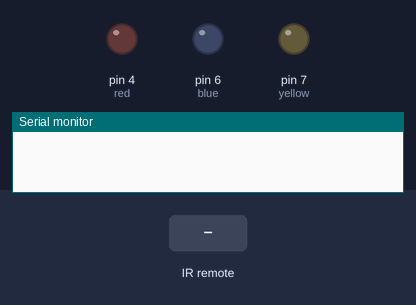
A sketch run on a simulated Arduino Uno, built with avr-gcc and run on an emulated ATmega328P. Parts: output pins drawn as LEDs (lit = HIGH), the last lines printed to the serial monitor. The test bench sets the inputs (shaded band).

Above: at 4.2 s.
4.3 s: infrared code 0x807F58A7 received
At 4.9 s:
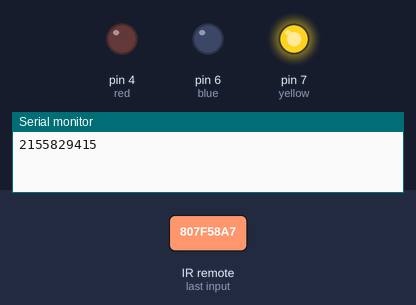
5.8 s: infrared code 0x807F5AA5 received
At 6.1 s:
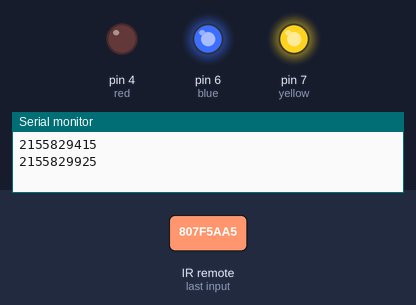
7.3 s: infrared code 0x807F58A7 received
At 8.4 s:
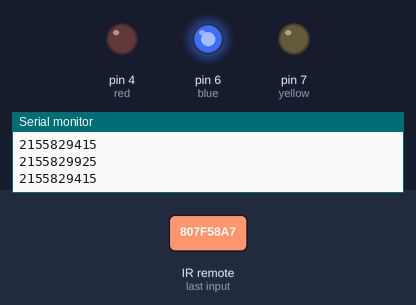
Timing chart, 0 to 10.3 s (numbered marks = the images above; inputs shaded):
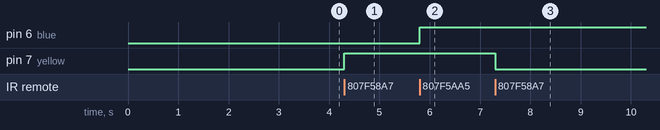

The sketch:

remotecontrol.ino
```cpp
#include <IRremote.h>

#define ir 2
#define red 4
#define yellow 7
#define blue 6
IRrecv irrecv(ir);
decode_results results;
void setup() {
  Serial.begin(9600);
  delay(3000);
  irrecv.enableIRIn();
  pinMode (red, OUTPUT);
  pinMode (blue, OUTPUT);
  pinMode (yellow, OUTPUT);

}

void loop() {
  if (irrecv.decode(&results)) {
    Serial.println(results.value, DEC);
    if (results.value == 2155829415) {
      digitalWrite(yellow, !digitalRead(yellow));
    }

    if (results.value == 2155829925) {
      digitalWrite(blue, !digitalRead(blue));
    }
    irrecv.resume(); // Receive the next value
    delay(100);
  }
}
```

Measured:
- after the input at 4.3 s, pin 7 (yellow): LOW → HIGH at once
- after the input at 5.8 s, pin 6 (blue): LOW → HIGH at once
- after the input at 7.3 s, pin 7 (yellow): HIGH → LOW at once
